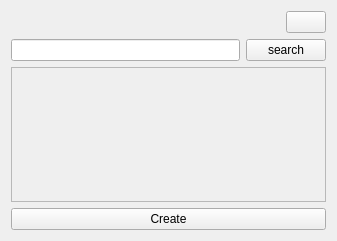
<?xml version="1.0" encoding="UTF-8"?>
<ui version="4.0">
 <class>createGroupCard</class>
 <widget class="QWidget" name="createGroupCard">
  <property name="geometry">
   <rect>
    <x>0</x>
    <y>0</y>
    <width>337</width>
    <height>241</height>
   </rect>
  </property>
  <property name="windowTitle">
   <string>Form</string>
  </property>
  <property name="styleSheet">
   <string notr="true">QWidget#createGroupCard {
    background-color: white;
    border-radius: 8px;
}
QWidget#createGroupCard QPushButton {
    background-color: #f0f0f0;
    color: black;
    border: 1px solid #cccccc;
    padding: 6px 12px;
    border-radius: 4px;
}
QWidget#createGroupCard QPushButton:hover {
    background-color: #e0e0e0;
}
QWidget#createGroupCard QLineEdit,
QWidget#createGroupCard QListWidget {
    background-color: white;
    color: black;
    border: 1px solid #cccccc;
    border-radius: 4px;
}
QWidget#createGroupCard QScrollArea {
    background-color: white;
    border: 1px solid #cccccc;
    border-radius: 4px;
}

QWidget#createGroupCard QScrollArea &gt; QWidget &gt; QWidget {
    background-color: white;
}
</string>
  </property>
  <layout class="QVBoxLayout" name="verticalLayout_3">
   <item>
    <layout class="QVBoxLayout" name="verticalLayout_2">
     <item>
      <layout class="QHBoxLayout" name="horizontalLayout_2">
       <property name="spacing">
        <number>5</number>
       </property>
       <item>
        <spacer name="horizontalSpacer">
         <property name="orientation">
          <enum>Qt::Orientation::Horizontal</enum>
         </property>
         <property name="sizeHint" stdset="0">
          <size>
           <width>40</width>
           <height>20</height>
          </size>
         </property>
        </spacer>
       </item>
       <item>
        <widget class="QPushButton" name="close_btn">
         <property name="text">
          <string/>
         </property>
         <property name="icon">
          <iconset>
           <normaloff>крест.jpg</normaloff>крест.jpg</iconset>
         </property>
        </widget>
       </item>
      </layout>
     </item>
     <item>
      <layout class="QVBoxLayout" name="verticalLayout">
       <item>
        <layout class="QHBoxLayout" name="horizontalLayout">
         <item>
          <widget class="QLineEdit" name="usname_label"/>
         </item>
         <item>
          <widget class="QPushButton" name="search_btn">
           <property name="text">
            <string>search</string>
           </property>
          </widget>
         </item>
        </layout>
       </item>
       <item>
        <widget class="QScrollArea" name="scrollArea">
         <property name="widgetResizable">
          <bool>true</bool>
         </property>
         <widget class="QWidget" name="scrollAreaWidgetContents">
          <property name="geometry">
           <rect>
            <x>0</x>
            <y>0</y>
            <width>311</width>
            <height>115</height>
           </rect>
          </property>
         </widget>
        </widget>
       </item>
       <item>
        <widget class="QPushButton" name="createGroup_btn">
         <property name="text">
          <string>Create</string>
         </property>
        </widget>
       </item>
      </layout>
     </item>
    </layout>
   </item>
  </layout>
 </widget>
 <resources/>
 <connections/>
</ui>
